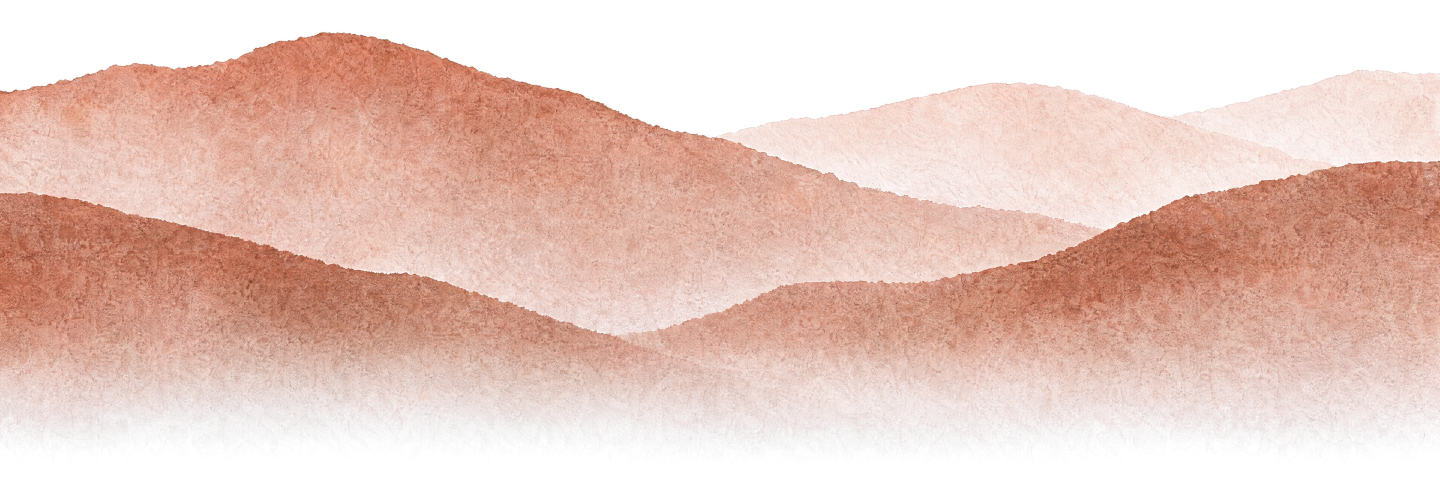
#> input picture docs/print/reset-2027/art/hills-a.webp, 2880 x 960 px, given in place of hills-a.jpg, which was not available (shown at 1/2 size)
$ python prepare-art.py
#> lines starting #> are read from the running program, lines starting #| are printed output that depends on the picture
"""Turn the generated art in art-source/ into print-ready layers in art/.

- Watercolor on white becomes colour + transparency (so it sits on any paper).
- Paper and terracotta textures are shifted so their average colour is exactly
  the palette value. One terracotta file serves the pocket and the hanger.
Run: python3 docs/print/reset-2027/build/prepare-art.py
"""
from pathlib import Path
import numpy as np
from PIL import Image

ROOT = Path(__file__).resolve().parent.parent
SRC, OUT = ROOT / "art-source", ROOT / "art"
PALETTE = {"paper": (0xF4, 0xE7, 0xD8), "cream": (0xFB, 0xF4, 0xEA), "terracotta": (0xB7, 0x79, 0x5E)}


def white_to_alpha(img, ink_gain=(1.0, 1.0, 1.0)):
    """Watercolor on white -> RGBA. ink_gain scales how much each channel is
    darkened, which moves the hue toward the palette without flattening tones."""
#> called with ink_gain = (1.42, 0.97, 0.86)
    a = np.asarray(img.convert("RGB")).astype(np.float64) / 255.0
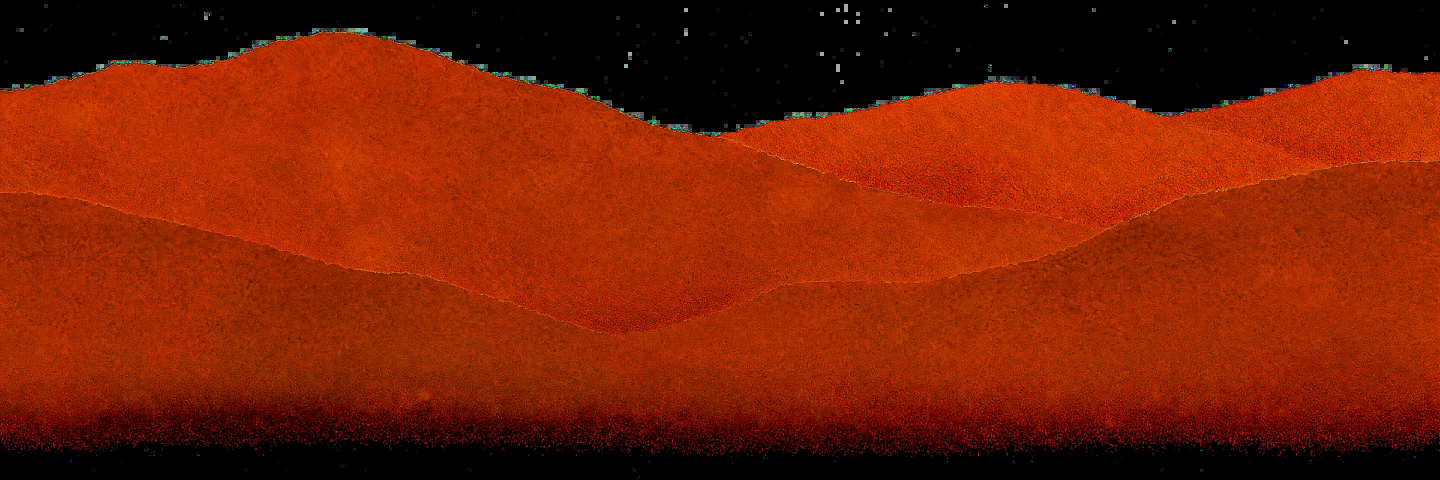
#> a: shape (960, 2880, 3) float64 (shown at 1/2 size); mean R, G, B 0.471, 0.122, 0.0146
    a = 1.0 - (1.0 - a) * np.array(ink_gain, dtype=np.float64)
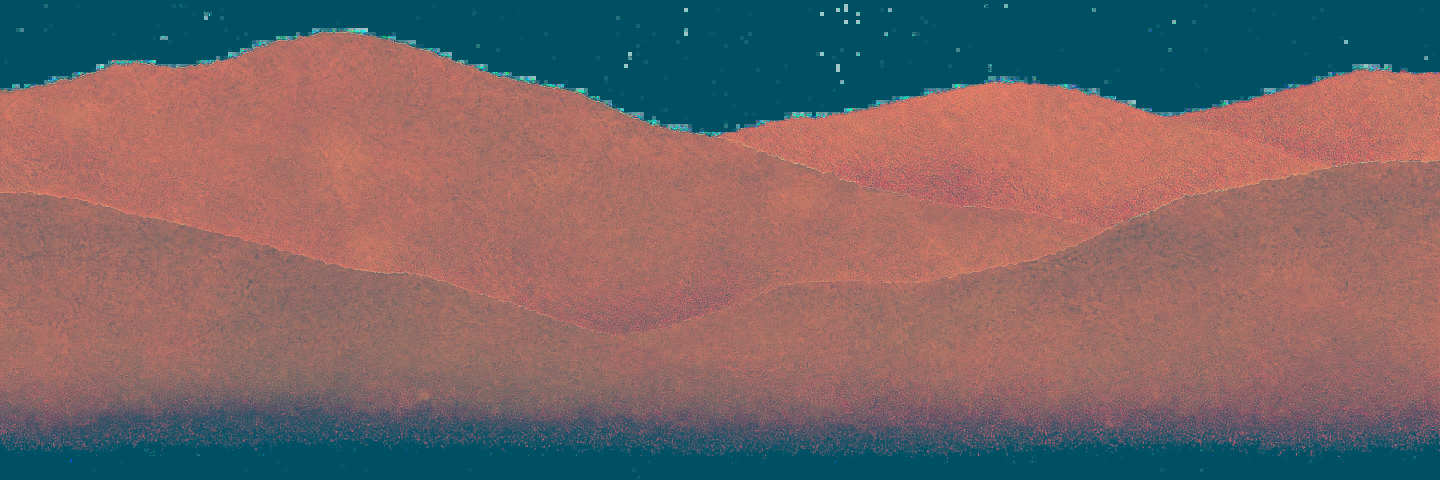
#> a: shape (960, 2880, 3) float64 (shown at 1/2 size); mean R, G, B 0.249, 0.149, 0.153; drawn with min black and max white
    a = np.clip(a, 0, 1)
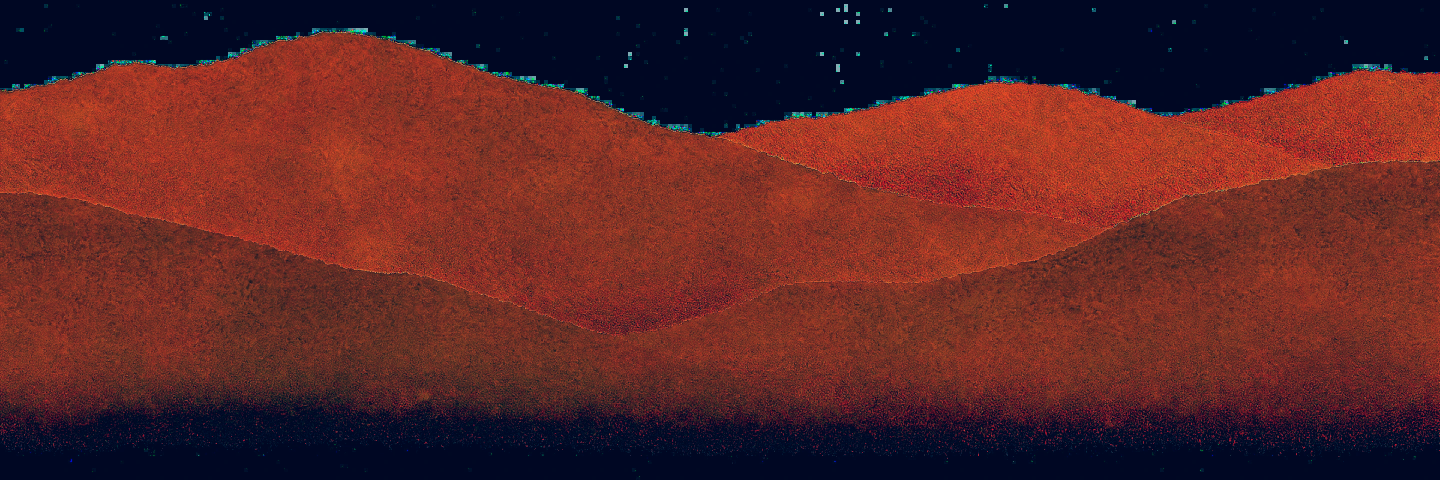
#> a: shape (960, 2880, 3) float64 (shown at 1/2 size); mean R, G, B 0.356, 0.149, 0.153
    alpha = 1.0 - a.min(axis=2)
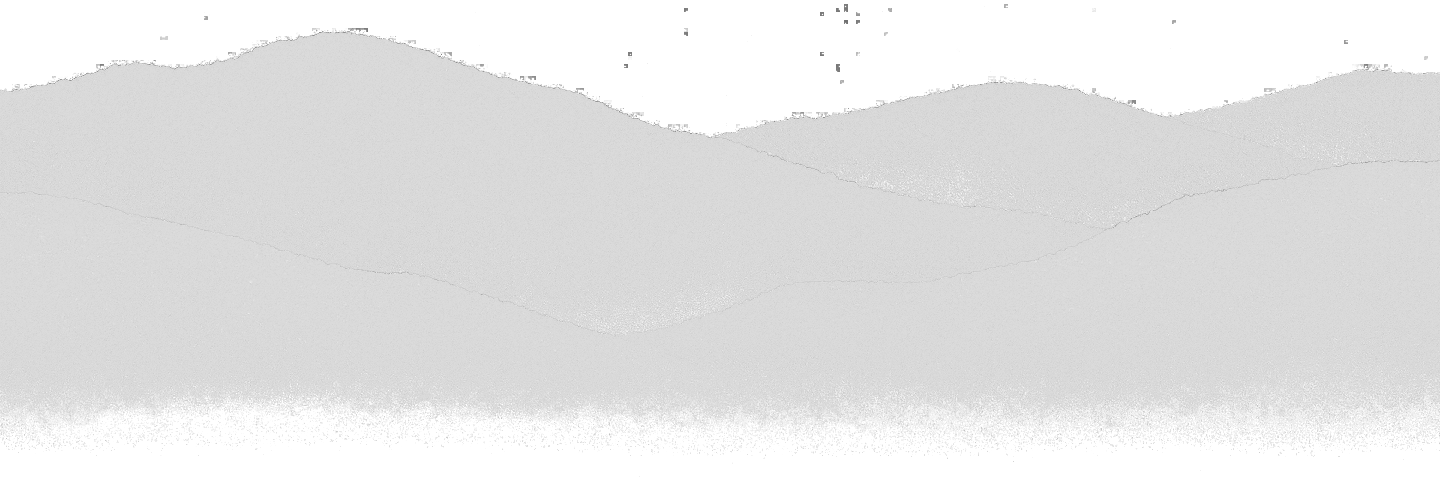
#> alpha: shape (960, 2880) float64 (shown at 1/2 size); min 0.0843, max 1, mean 0.895
    alpha = np.clip((alpha - 0.012) / 0.988, 0, 1)          # drop paper-white noise
    safe = np.maximum(alpha, 1e-4)[..., None]
    colour = np.clip((a - (1.0 - alpha[..., None])) / safe, 0, 1)
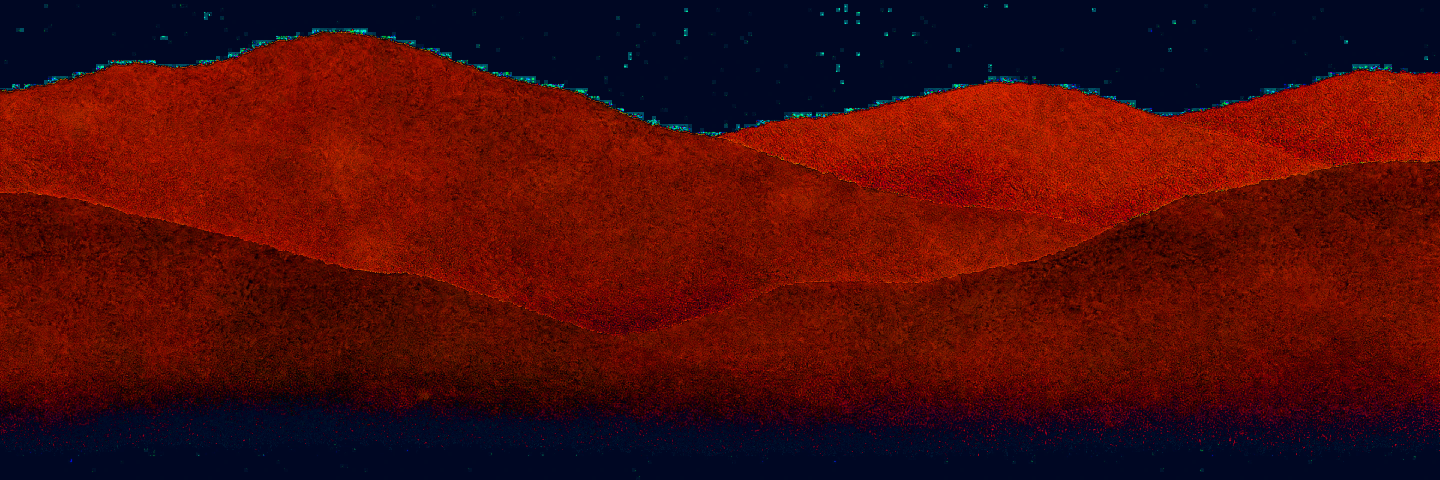
#> colour: shape (960, 2880, 3) float64 (shown at 1/2 size); mean R, G, B 0.296, 0.0492, 0.0486
    rgba = np.dstack([colour, alpha])
    return Image.fromarray((rgba * 255 + 0.5).astype(np.uint8), "RGBA")
#> (the run stopped early here; a loop or call above may not have finished)
